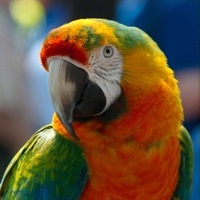
#> input picture rgb_to_greyscale/parrot.jpg, 200 x 200 px
$ python rgb_to_greyscale.py
#> lines starting #> are read from the running program, lines starting #| are printed output that depends on the picture
from PIL import Image

img = Image.open('parrot.jpg')
#> img is the input picture: PIL image 200x200 RGB; mean R, G, B 100.9, 82.1, 58.6
new_image = img.load()

width = img.size[0]
#> width = 200
height = img.size[1]
#> height = 200

# alpha, beta and gama weight values from:
# Fundamentals of Digital Image Processing - Chris Solomon & Toby Breckon (John Wiley & Sons Ltd, 2011, p.11)
alpha = 0.2989
beta = 0.5870
gama = 0.1140

for i in range(0, width):
    for j in range(0, height):
        # grey color has the same value for red, green and blue
        grey = round(new_image[i,j][0] * alpha + beta * new_image[i,j][1] + gama * new_image[i,j][2])
        new_image[i,j] = (grey, grey, grey)

img.save('grey_parrot.png')
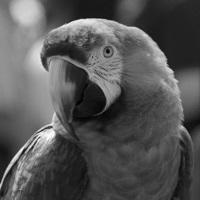
#> saved as grey_parrot.png: PIL image 200x200 RGB; min 0, max 252, mean 85.1
